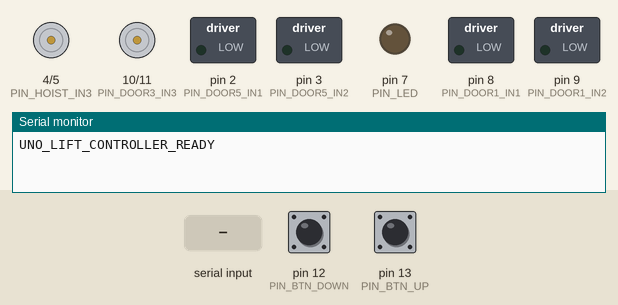
A sketch run on a simulated Arduino Uno, built with avr-gcc and run on an emulated ATmega328P. On the bench: motor-driver pin pairs drawn as motors (green arrow = first pin HIGH = forward, orange = second pin HIGH = backward, longer = more drive), switched loads named in the sketch (green lamp = pin HIGH), output pins drawn as LEDs (lit = HIGH), the last lines printed to the serial monitor. The test bench sets the inputs (shaded band); at power-on: pin 12 (PIN_BTN_DOWN) HIGH, pin 13 (PIN_BTN_UP) HIGH.

Above: at 1.2 s.
1.3 s: pin 12 (PIN_BTN_DOWN) pulled LOW for 0.15 s
At 2.5 s:
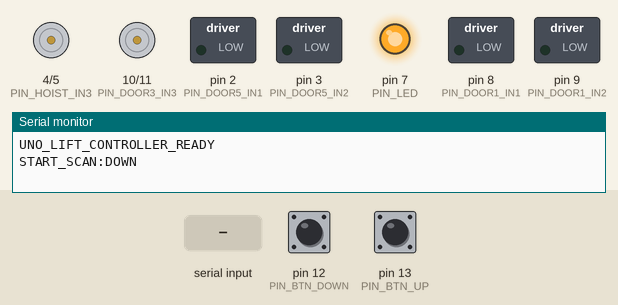
2.9 s: "CMD:LIFT:UP\n" received over Serial
At 3.8 s:
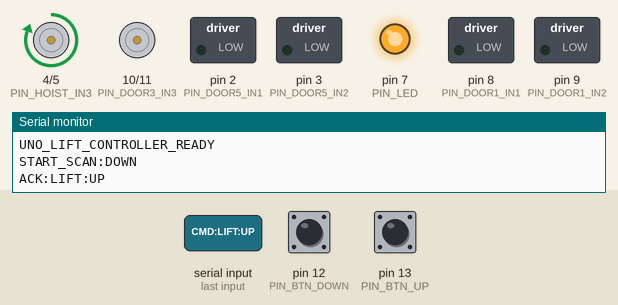
4.4 s: "CMD:LIFT:DOWN\n" received over Serial
At 4.9 s:
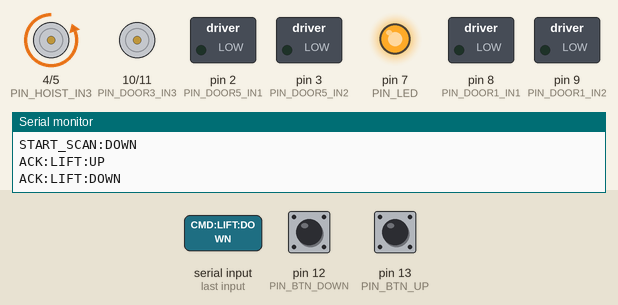
5.9 s: "CMD:DOOR:OPEN\n" received over Serial
At 7.2 s:
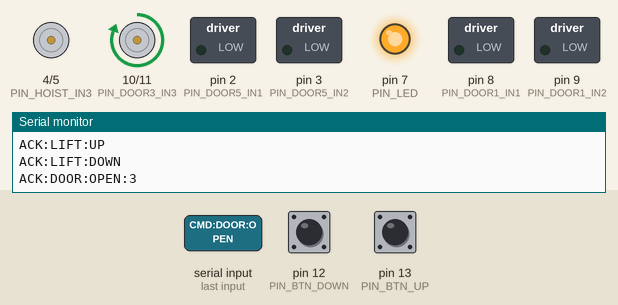
Timing chart, 0 to 9.2 s (numbered marks = the images above; inputs shaded):
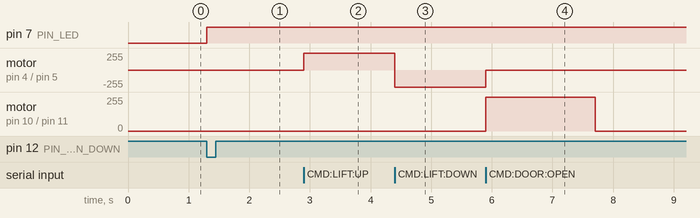

The sketch:

arduino_uno_controller.ino
```cpp
/*
 * Arduino UNO - 5-Floor Lift Controller & Multi-Door Automation
 * ==============================================================
 * Clean Redesign with Exact User Hardware Wiring:
 *
 * 1. BUTTONS (Active LOW, internal INPUT_PULLUP):
 *    - D12: Down Button (Station Floor 3 -> Ground Floor 1)
 *    - D13: Up Button   (Station Floor 3 -> Top Floor 5)
 *    Wiring: One leg of button to pin D12/D13, other leg to Arduino GND.
 *
 * 2. SINGLE INDICATOR LED:
 *    - D7:  LED Light (Anode through 220-330 ohm resistor -> D7, Cathode -> GND)
 *    Turns ON when a button is pressed / request is active / lift or doors moving.
 *    Turns OFF when lift cycle is complete or idle.
 *
 * 3. MOTOR DRIVER 1 (Pins 2, 3, 4, 5):
 *    - IN1 = Pin 2, IN2 = Pin 3: Floor 5 Door Motor (OUT1, OUT2)
 *    - IN3 = Pin 4, IN4 = Pin 5: Lift Hoist Motor   (OUT3, OUT4)
 *      * Hoist UP:   IN3 = HIGH, IN4 = LOW
 *      * Hoist DOWN: IN3 = LOW,  IN4 = HIGH
 *      * Hoist STOP: IN3 = LOW,  IN4 = LOW
 *
 * 4. MOTOR DRIVER 2 (Pins 8, 9, 10, 11):
 *    - IN1 = Pin 8,  IN2 = Pin 9:  Floor 1 Door Motor (OUT1, OUT2)
 *    - IN3 = Pin 10, IN4 = Pin 11: Floor 3 Door Motor (OUT3, OUT4)
 *
 * NOTE:
 * - ENA and ENB jumpers are attached on both L298N boards.
 * - Non-blocking timing using millis() ensures Serial and button responses are instant.
 * - Non-blocking serial buffer prevents loop latency.
 * - Baud rate: 115200 baud over standard USB cable.
 */

// ==================== PIN DEFINITIONS ====================
// Motor Driver 1: Floor 5 Door & Lift Hoist
const int PIN_DOOR5_IN1 = 2;
const int PIN_DOOR5_IN2 = 3;
const int PIN_HOIST_IN3 = 4;
const int PIN_HOIST_IN4 = 5;

// Motor Driver 2: Floor 1 Door & Floor 3 Door
const int PIN_DOOR1_IN1 = 8;
const int PIN_DOOR1_IN2 = 9;
const int PIN_DOOR3_IN3 = 10;
const int PIN_DOOR3_IN4 = 11;

// Single LED Indicator
const int PIN_LED = 7;

// Station Floor 3 Request Buttons
const int PIN_BTN_DOWN = 12; // Floor 3 -> Ground Floor 1
const int PIN_BTN_UP   = 13; // Floor 3 -> Floor 5

// Timing constants
const unsigned long BUTTON_DEBOUNCE_MS = 250;
const unsigned long DOOR_RUN_DURATION_MS = 1800; // Time door motor runs to open/close

// ==================== STATE VARIABLES ====================
unsigned long lastDebounceDown = 0;
unsigned long lastDebounceUp   = 0;
int lastBtnDownState = HIGH;
int lastBtnUpState   = HIGH;

// Non-blocking door motor auto-stop timer
unsigned long doorMotorStartTime = 0;
bool isDoorMotorRunning = false;
bool isDoorClosingAction = false;
int activeDoorFloor = 0;

// Current tracked positions
int currentFloor = 1;

// Non-blocking serial buffer
char serialBuffer[64];
byte serialBufferIndex = 0;

// ==================== HARDWARE CONTROL HELPERS ====================
void setLed(bool on) {
  digitalWrite(PIN_LED, on ? HIGH : LOW);
}

void hoistUp() {
  stopAllDoors();
  digitalWrite(PIN_HOIST_IN3, HIGH);
  digitalWrite(PIN_HOIST_IN4, LOW);
}

void hoistDown() {
  stopAllDoors();
  digitalWrite(PIN_HOIST_IN3, LOW);
  digitalWrite(PIN_HOIST_IN4, HIGH);
}

void hoistStop() {
  digitalWrite(PIN_HOIST_IN3, LOW);
  digitalWrite(PIN_HOIST_IN4, LOW);
}

// Floor 1 Door Motor (Pins 8, 9)
void door1Open() {
  digitalWrite(PIN_DOOR1_IN1, HIGH);
  digitalWrite(PIN_DOOR1_IN2, LOW);
}

void door1Close() {
  digitalWrite(PIN_DOOR1_IN1, LOW);
  digitalWrite(PIN_DOOR1_IN2, HIGH);
}

void door1Stop() {
  digitalWrite(PIN_DOOR1_IN1, LOW);
  digitalWrite(PIN_DOOR1_IN2, LOW);
}

// Floor 3 Door Motor (Pins 10, 11)
void door3Open() {
  digitalWrite(PIN_DOOR3_IN3, HIGH);
  digitalWrite(PIN_DOOR3_IN4, LOW);
}

void door3Close() {
  digitalWrite(PIN_DOOR3_IN3, LOW);
  digitalWrite(PIN_DOOR3_IN4, HIGH);
}

void door3Stop() {
  digitalWrite(PIN_DOOR3_IN3, LOW);
  digitalWrite(PIN_DOOR3_IN4, LOW);
}

// Floor 5 Door Motor (Pins 2, 3)
void door5Open() {
  digitalWrite(PIN_DOOR5_IN1, HIGH);
  digitalWrite(PIN_DOOR5_IN2, LOW);
}

void door5Close() {
  digitalWrite(PIN_DOOR5_IN1, LOW);
  digitalWrite(PIN_DOOR5_IN2, HIGH);
}

void door5Stop() {
  digitalWrite(PIN_DOOR5_IN1, LOW);
  digitalWrite(PIN_DOOR5_IN2, LOW);
}

void stopAllDoors() {
  door1Stop();
  door3Stop();
  door5Stop();
  isDoorMotorRunning = false;
}

void stopAllMotors() {
  hoistStop();
  stopAllDoors();
}

// Start timed door action (Non-blocking)
void triggerDoorAction(int floorNum, bool isOpening) {
  hoistStop();
  stopAllDoors();
  activeDoorFloor = floorNum;
  isDoorClosingAction = !isOpening;
  isDoorMotorRunning = true;
  doorMotorStartTime = millis();
  setLed(true);

  if (floorNum == 1) {
    if (isOpening) door1Open(); else door1Close();
  } else if (floorNum == 5) {
    if (isOpening) door5Open(); else door5Close();
  } else {
    // Default to Floor 3
    if (isOpening) door3Open(); else door3Close();
  }
}

// ==================== COMMAND PARSER ====================
void processSerialCommand(const String& cmd) {
  if (cmd.length() == 0) return;

  // Handshake / Ping
  if (cmd == "PING") {
    Serial.println(F("PONG"));
    return;
  }

  // Hoist Movement: UP
  if (cmd.startsWith("CMD:LIFT:UP")) {
    hoistUp();
    Serial.println(F("ACK:LIFT:UP"));

  // Hoist Movement: DOWN
  } else if (cmd.startsWith("CMD:LIFT:DOWN")) {
    hoistDown();
    Serial.println(F("ACK:LIFT:DOWN"));

  // Hoist Movement: STOP
  } else if (cmd == "CMD:LIFT:STOP") {
    hoistStop();
    Serial.println(F("ACK:LIFT:STOP"));

  // Lift Arrived at Floor
  } else if (cmd.startsWith("CMD:LIFT:ARRIVED:")) {
    hoistStop();
    int arrFloor = cmd.substring(17).toInt();
    if (arrFloor >= 1 && arrFloor <= 5) {
      currentFloor = arrFloor;
    }
    Serial.print(F("ACK:LIFT:ARRIVED:"));
    Serial.println(currentFloor);

  // Open Door Commands (Handles CMD:DOOR:OPEN, CMD:DOOR:OPEN:1, CMD:DOOR:OPEN:3, CMD:DOOR:OPEN:5)
  } else if (cmd.startsWith("CMD:DOOR:OPEN")) {
    int targetF = 3;
    if (cmd.indexOf(":1") != -1) targetF = 1;
    else if (cmd.indexOf(":5") != -1) targetF = 5;
    else if (cmd.indexOf(":3") != -1) targetF = 3;
    triggerDoorAction(targetF, true);
    Serial.print(F("ACK:DOOR:OPEN:"));
    Serial.println(targetF);

  // Close Door Commands (Handles CMD:DOOR:CLOSE, CMD:DOOR:CLOSE:1, CMD:DOOR:CLOSE:3, CMD:DOOR:CLOSE:5)
  } else if (cmd.startsWith("CMD:DOOR:CLOSE")) {
    int targetF = 3;
    if (cmd.indexOf(":1") != -1) targetF = 1;
    else if (cmd.indexOf(":5") != -1) targetF = 5;
    else if (cmd.indexOf(":3") != -1) targetF = 3;
    triggerDoorAction(targetF, false);
    Serial.print(F("ACK:DOOR:CLOSE:"));
    Serial.println(targetF);

  // Stop Doors
  } else if (cmd == "CMD:DOOR:STOP") {
    stopAllDoors();
    Serial.println(F("ACK:DOOR:STOP"));

  // LED Commands
  } else if (cmd == "CMD:LED:ON" || cmd == "CMD:LED:DOWN:ON" || cmd == "CMD:LED:UP:ON" || cmd == "RESULT:SUCCESS") {
    setLed(true);

  } else if (cmd == "CMD:LED:OFF") {
    setLed(false);

  } else if (cmd == "RESULT:CANCELED") {
    setLed(false);
    hoistStop();
    stopAllDoors();

  // Operation Complete / System Ready
  } else if (cmd == "CMD:OPERATION:COMPLETE" || cmd == "STATUS:READY") {
    stopAllMotors();
    setLed(false);
    Serial.println(F("ACK:SYSTEM:READY"));
  }
}

// ==================== SETUP ====================
void setup() {
  Serial.begin(115200);

  // Buttons with internal pullup
  pinMode(PIN_BTN_DOWN, INPUT_PULLUP);
  pinMode(PIN_BTN_UP,   INPUT_PULLUP);

  // Single LED
  pinMode(PIN_LED, OUTPUT);
  setLed(false);

  // Motor Driver 1 Pins (Floor 5 Door & Hoist)
  pinMode(PIN_DOOR5_IN1, OUTPUT);
  pinMode(PIN_DOOR5_IN2, OUTPUT);
  pinMode(PIN_HOIST_IN3, OUTPUT);
  pinMode(PIN_HOIST_IN4, OUTPUT);

  // Motor Driver 2 Pins (Floor 1 Door & Floor 3 Door)
  pinMode(PIN_DOOR1_IN1, OUTPUT);
  pinMode(PIN_DOOR1_IN2, OUTPUT);
  pinMode(PIN_DOOR3_IN3, OUTPUT);
  pinMode(PIN_DOOR3_IN4, OUTPUT);

  // Safe initial stop
  stopAllMotors();

  Serial.println(F("UNO_LIFT_CONTROLLER_READY"));
}

// ==================== MAIN LOOP ====================
void loop() {
  unsigned long now = millis();

  // ── 1. Check Button Down (D12: Floor 3 -> Ground Floor 1) with Edge Detection ──
  int currentDown = digitalRead(PIN_BTN_DOWN);
  if (currentDown == LOW && lastBtnDownState == HIGH && (now - lastDebounceDown > BUTTON_DEBOUNCE_MS)) {
    lastDebounceDown = now;
    setLed(true);
    Serial.println(F("START_SCAN:DOWN"));
  }
  lastBtnDownState = currentDown;

  // ── 2. Check Button Up (D13: Floor 3 -> Floor 5) with Edge Detection ──
  int currentUp = digitalRead(PIN_BTN_UP);
  if (currentUp == LOW && lastBtnUpState == HIGH && (now - lastDebounceUp > BUTTON_DEBOUNCE_MS)) {
    lastDebounceUp = now;
    setLed(true);
    Serial.println(F("START_SCAN:UP"));
  }
  lastBtnUpState = currentUp;

  // ── 3. Non-blocking Door Motor Auto-Stop ──
  if (isDoorMotorRunning) {
    if (now - doorMotorStartTime >= DOOR_RUN_DURATION_MS) {
      stopAllDoors();
      // If closing cycle finished, notify backend that doors are fully closed
      if (isDoorClosingAction) {
        Serial.println(F("DOOR_DONE"));
      }
    }
  }

  // ── 4. Non-blocking Serial Command Reading ──
  while (Serial.available() > 0) {
    char c = (char)Serial.read();
    if (c == '\n' || c == '\r') {
      if (serialBufferIndex > 0) {
        serialBuffer[serialBufferIndex] = '\0';
        String cmdStr = String(serialBuffer);
        cmdStr.trim();
        processSerialCommand(cmdStr);
        serialBufferIndex = 0;
      }
    } else {
      if (serialBufferIndex < sizeof(serialBuffer) - 1) {
        serialBuffer[serialBufferIndex++] = c;
      }
    }
  }
}
```

Measured:
- after the input at 1.3 s, pin 7 (PIN_LED): LOW → HIGH at once
- after the input at 2.9 s, motor on pin 4 (PIN_HOIST_IN3) / pin 5 (PIN_HOIST_IN4): stopped → forward 255/255 at once
- after the input at 4.4 s, motor on pin 4 (PIN_HOIST_IN3) / pin 5 (PIN_HOIST_IN4): forward 255/255 → backward 255/255 at once
- after the input at 5.9 s, motor on pin 4 (PIN_HOIST_IN3) / pin 5 (PIN_HOIST_IN4): backward 255/255 → stopped at once; motor on pin 10 (PIN_DOOR3_IN3) / pin 11 (PIN_DOOR3_IN4): stopped → forward 255/255 at once, → stopped 1.8 s later
